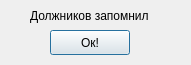
<?xml version="1.0" encoding="UTF-8"?>
<ui version="4.0">
 <class>DebtorsAddedForm</class>
 <widget class="QDialog" name="DebtorsAddedForm">
  <property name="geometry">
   <rect>
    <x>0</x>
    <y>0</y>
    <width>191</width>
    <height>65</height>
   </rect>
  </property>
  <property name="windowTitle">
   <string>Dialog</string>
  </property>
  <widget class="QLabel" name="label">
   <property name="geometry">
    <rect>
     <x>30</x>
     <y>-10</y>
     <width>131</width>
     <height>51</height>
    </rect>
   </property>
   <property name="text">
    <string>Должников запомнил</string>
   </property>
  </widget>
  <widget class="QPushButton" name="pushButton">
   <property name="geometry">
    <rect>
     <x>50</x>
     <y>30</y>
     <width>80</width>
     <height>25</height>
    </rect>
   </property>
   <property name="text">
    <string>Ок!</string>
   </property>
  </widget>
 </widget>
 <resources/>
 <connections/>
</ui>
